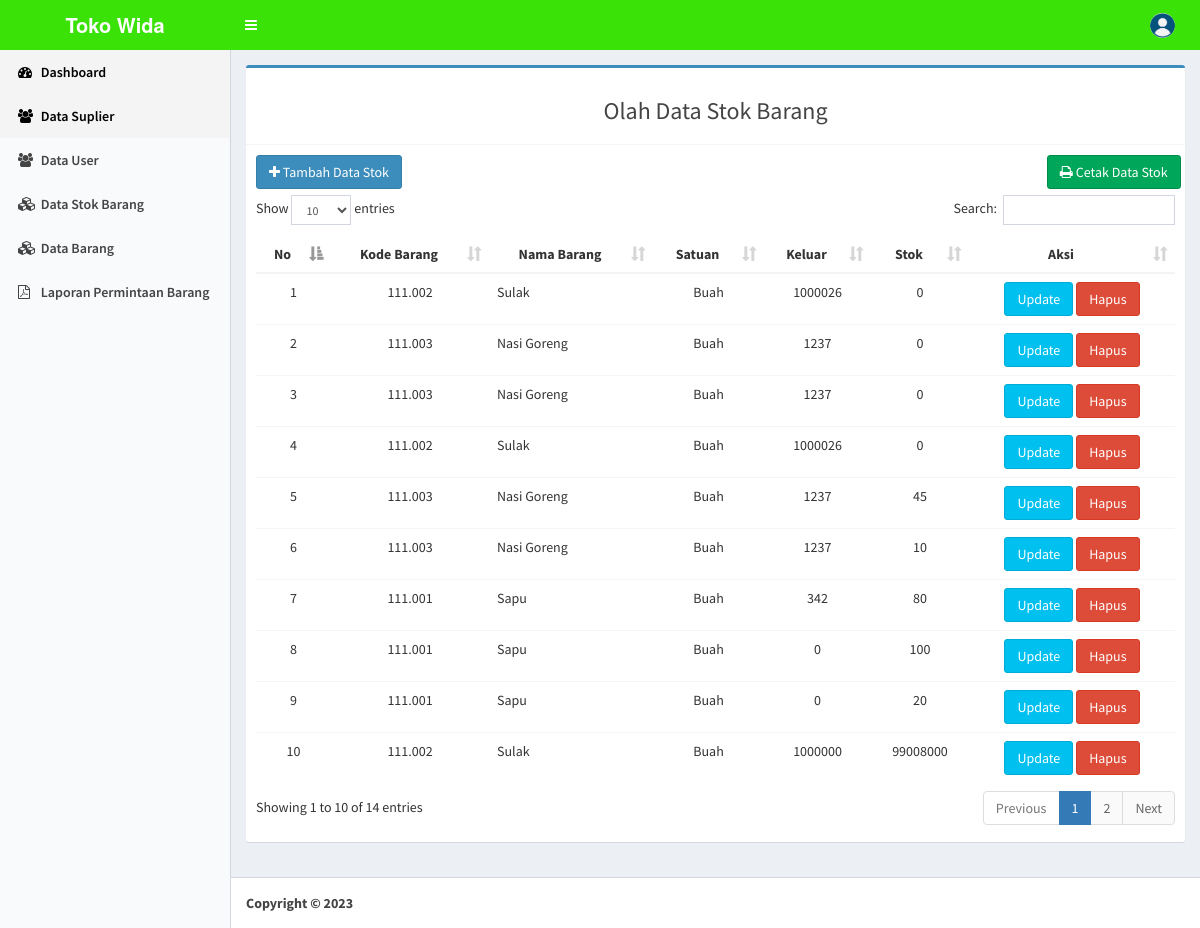
The page /bendahara/index?p=material on the database its author committed.
### tables this page shows
CREATE TABLE `stokbarang` (
  `id_kode_brg` int(2) NOT NULL,
  `kode_brg` varchar(7) NOT NULL,
  `id_jenis` int(2) NOT NULL,
  `nama_brg` varchar(50) NOT NULL,
  `hargabarang` varchar(50) NOT NULL,
  `satuan` varchar(50) NOT NULL,
  `stok` int(11) NOT NULL,
  `keluar` int(11) NOT NULL,
  `sisa` int(11) NOT NULL,
  `keterangan` varchar(50) NOT NULL,
  `supplier` varchar(100) NOT NULL,
  `tgl_input` date NOT NULL
);

### bendahara/material.php (the view, shortened to what this page needs)
<?php
include "../fungsi/koneksi.php";
if(isset($_GET['id_jenis'])){
    $id_jenis = $_GET['id_jenis'];
    $query = mysqli_query($koneksi, "SELECT * FROM stokbarang WHERE id_jenis='$id_jenis' ");
} else {
    $query = mysqli_query($koneksi, "SELECT * FROM stokbarang");
}
?>
<section class="content">
    <div class="row">
      <div class="col-sm-12">
        <div class="box box-primary">
            <div class="box-header with-border">
                <h3 class="text-center">Olah Data Stok Barang</h3>
            </div>
            <div class="box-body">
                <div class="row">
                    <div class="col-md-2">
                        <a href="index?p=tambahmaterial" class=" btn btn-primary"><i class="fa fa-plus"></i> Tambah Data Stok</a><br>
                    </div>
                    <div class="col-md-2 pull-right">
                      <a target="_blank" href="cetakstok.php?idjenis=<?= $id_jenis;  ?>" class="btn btn-success"><i class="fa fa-print"></i> Cetak Data Stok</a><br>
                  </div>
                  <br><br>
              </div>
              <div class="table-responsive">
                  <table class="table text-center" id="material">
                   <thead  >
                    <tr>
                     <th>No</th>
                     <th>Kode Barang</th>
                     <th>Nama Barang</th>
                     <th>Satuan</th>
                     <th>Keluar</th>
                     <th>Stok</th>
                     <th>Aksi</th>
                 </tr>
             </thead>
             <tbody>
                <tr>
                 <?php
                 $no =1 ;
                 if (mysqli_num_rows($query)) {
                   while($row=mysqli_fetch_assoc($query)):
                      ?>
                      <td> <?= $no; ?> </td>
                      <td> <?= $row['kode_brg']; ?> </td>
                      <td style="text-align: left;"> <?= $row['nama_brg']; ?> </td>
                      <td> <?= $row['satuan']; ?> </td>
                      <td> <?= $row['keluar']; ?> </td>
                      <td> <?= $row['stok']; ?> </td>
                      <td>
                          <a href="?p=material&aksi=edit&id=<?= $row['kode_brg']; ?>"><span data-placement='top' data-toggle='tooltip' title='Update'><button  class="btn btn-info">Update</button></span></a>
                          <a href="?p=material&aksi=hapus&id=<?= $row['kode_brg']; ?>"><span data-placement='top' data-toggle='tooltip' title='Hapus'><button  class="btn btn-danger" onclick="return confirm('Yakin ingin menghapus ?')">Hapus</button></span></a>
                      </td>
                  </tr>
                  <?php $no++; endwhile; } ?>
              </tbody>
          </table>
      </div>
  </div>
</div>
</div>
</div>
</section>

### rows shown on the page
stokbarang: kode_brg "111.002", nama_brg "Sulak", satuan "Buah", keluar "1000026", stok "0"
stokbarang: kode_brg "111.003", nama_brg "Nasi Goreng", satuan "Buah", keluar "1237", stok "0"
stokbarang: kode_brg "111.003", nama_brg "Nasi Goreng", satuan "Buah", keluar "1237", stok "0"
stokbarang: kode_brg "111.002", nama_brg "Sulak", satuan "Buah", keluar "1000026", stok "0"
stokbarang: kode_brg "111.003", nama_brg "Nasi Goreng", satuan "Buah", keluar "1237", stok "45"
stokbarang: kode_brg "111.003", nama_brg "Nasi Goreng", satuan "Buah", keluar "1237", stok "10"
stokbarang: kode_brg "111.001", nama_brg "Sapu", satuan "Buah", keluar "342", stok "80"
stokbarang: kode_brg "111.001", nama_brg "Sapu", satuan "Buah", keluar "0", stok "100"
stokbarang: kode_brg "111.001", nama_brg "Sapu", satuan "Buah", keluar "0", stok "20"
stokbarang: kode_brg "111.002", nama_brg "Sulak", satuan "Buah", keluar "1000000", stok "99008000"
